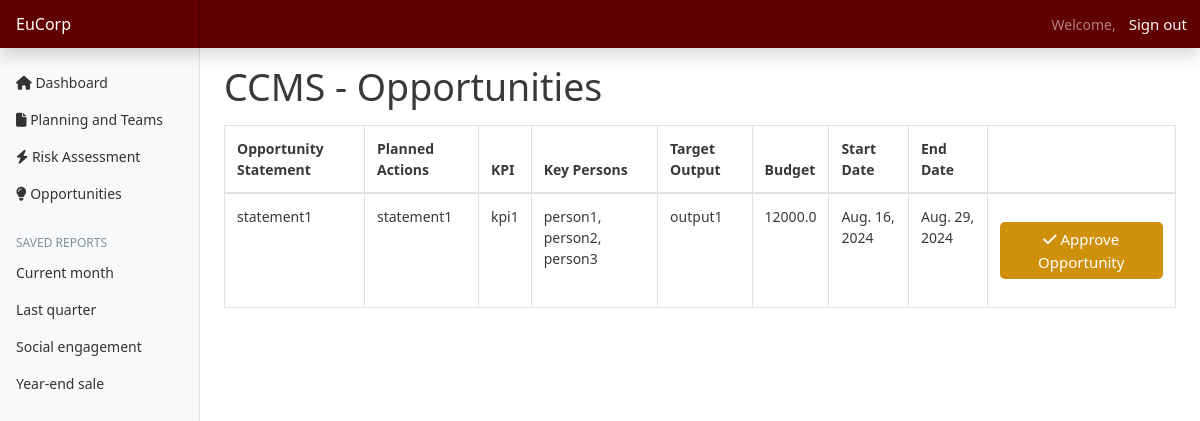
/opportunities/getOpportunity/1/, run on an earlier commit of the app's database.
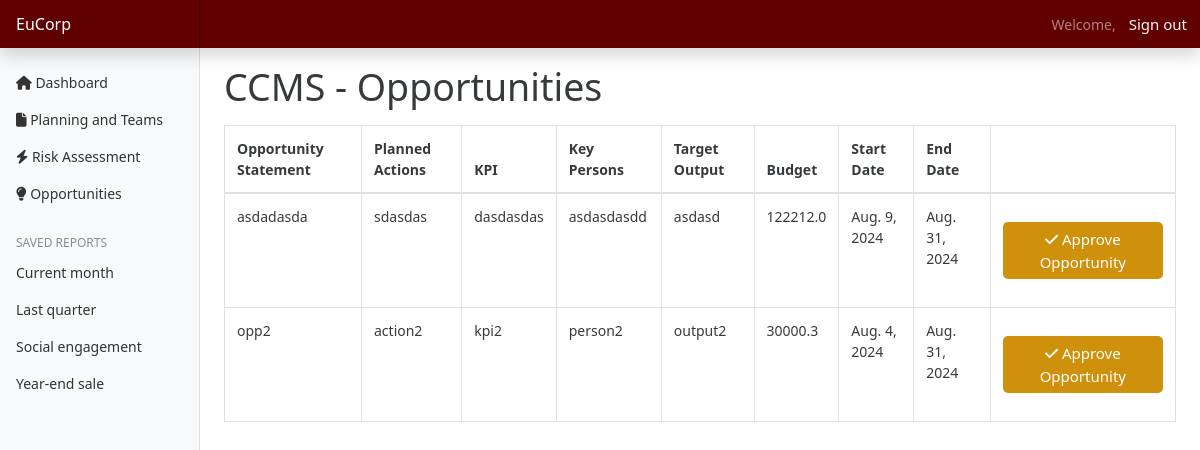
And on a later commit of the database.
### opportunities/models.py (models this page shows)
class Opportunities(models.Model):
    opportunity_id = models.AutoField(primary_key=True)
    head = models.ForeignKey(to=DepartmentHeads, on_delete=models.CASCADE)
    statement = models.TextField(default='')
    plannedActions = models.TextField(default='')
    kpi = models.TextField(default='')
    keyPersons = models.TextField(default='')
    targetOutput = models.TextField(default='')
    budget = models.FloatField()
    startDate = models.DateField(default=now)
    endDate = models.DateField(default=now)

### opportunities/views.py (the view)
# urls.py: path('getOpportunity/<int:id>/', views.getOpportunitiesbyHead, name='getOpportunitiesbyHead'),
def getOpportunitiesbyHead(request, id):
    head = get_object_or_404(DepartmentHeads, pk=id)
    opportunities = Opportunities.objects.filter(head=head)
    context = {
        'head': head,
        'opportunities': opportunities
    }
    return render(request, 'opportunities/admin/allOpportunities.html', context)

### departments/models.py (called while the page is built)
    def __str__(self):
        return self.name

### templates/opportunities/admin/allOpportunities.html (shortened to what this page needs)
{% extends 'base.html' %}
{% load static %}
{% block content %}
<h1>{{ head.department }} - Opportunities</h1>
<table class="table table-bordered mt-3">
  <thead>
    <tr>
      <th scope="col">Opportunity Statement</th>
      <th scope="col">Planned Actions</th>
      <th scope="col">KPI</th>
      <th scope="col">Key Persons</th>
      <th scope="col">Target Output</th>
      <th scope="col">Budget</th>
      <th scope="col">Start Date</th>
      <th scope="col">End Date</th>
      <th scope="col"></th>
    </tr>
  </thead>
  <tbody>
    {% for opportunity in opportunities %}
    <tr>
      <td>{{ opportunity.statement }}</td>
      <td>{{ opportunity.plannedActions }}</td>
      <td>{{ opportunity.kpi }}</td>
      <td>{{ opportunity.keyPersons }}</td>
      <td>{{ opportunity.targetOutput }}</td>
      <td>{{ opportunity.budget }}</td>
      <td>{{ opportunity.startDate }}</td>
      <td>{{ opportunity.endDate }}</td>
      <td><a href="" class="btn btn-primary float-right mb-3 mt-3 px-4" style="background-color: #CF910C; border-radius: 5px; border: none;"><i class="fa-solid fa-check"></i> Approve Opportunity</a>
    </tr>
    {% empty %}
    <tr>
      <td colspan="8">No opportunities found</td>
    </tr>
    {% endfor %}
  </tbody>
</table>
{% endblock %}

What changed in the data, as far as the page shows it:
removed Opportunities: statement "statement1", plannedActions "statement1", kpi "kpi1", keyPersons "person1, person2, person3", targetOutput "output1", budget "12000.0", startDate "Aug. 16, 2024", endDate "Aug. 29, 2024"
added Opportunities: statement "asdadasda", plannedActions "sdasdas", kpi "dasdasdas", keyPersons "asdasdasdd", targetOutput "asdasd", budget "122212.0", startDate "Aug. 9, 2024", endDate "Aug. 31, 2024"
added Opportunities: statement "opp2", plannedActions "action2", kpi "kpi2", keyPersons "person2", targetOutput "output2", budget "30000.3", startDate "Aug. 4, 2024", endDate "Aug. 31, 2024"
